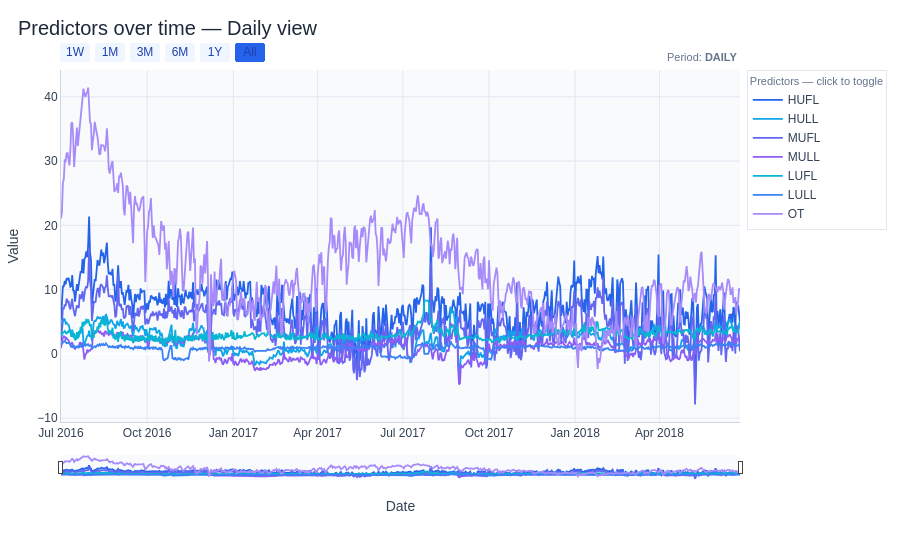

The notebook cell saved with this chart:
### Markdown cell above
This chart overlays all predictor time series — including OT — at daily resolution in a single interactive Plotly figure. Viewing all variables together helps spot correlated signals, compare relative scales, and identify which features co-move with oil temperature — useful context when designing model inputs.

### Code cell
plots.plot_time_series_predictors(
    df,
    predictors=features+[y], # We observe the dependent variable too
    date_col="date",
    period="daily",
)

### Figure 1 — Plotly figure (JSON) as saved in the notebook; plotly's stock layout.template omitted (floating-point values rounded to 4 significant figures; data arrays with more than 128 entries replaced by an {"elided": "..."} marker saying what was removed)
{"data": [{"hovertemplate": "<b>HUFL</b><br>%{x|%Y-%m-%d %H:%M}<br>%{y:.4g}<extra></extra>", "line": {"color": "#2563EB", "width": 1.8}, "mode": "lines", "name": "HUFL", "type": "scatter", "visible": true, "x": {"elided": "726 str values"}, "y": {"elided": "726 float values"}}, {"hovertemplate": "<b>HULL</b><br>%{x|%Y-%m-%d %H:%M}<br>%{y:.4g}<extra></extra>", "line": {"color": "#0EA5E9", "width": 1.8}, "mode": "lines", "name": "HULL", "type": "scatter", "visible": true, "x": {"elided": "726 str values"}, "y": {"elided": "726 float values"}}, {"hovertemplate": "<b>MUFL</b><br>%{x|%Y-%m-%d %H:%M}<br>%{y:.4g}<extra></extra>", "line": {"color": "#6366F1", "width": 1.8}, "mode": "lines", "name": "MUFL", "type": "scatter", "visible": true, "x": {"elided": "726 str values"}, "y": {"elided": "726 float values"}}, {"hovertemplate": "<b>MULL</b><br>%{x|%Y-%m-%d %H:%M}<br>%{y:.4g}<extra></extra>", "line": {"color": "#8B5CF6", "width": 1.8}, "mode": "lines", "name": "MULL", "type": "scatter", "visible": true, "x": {"elided": "726 str values"}, "y": {"elided": "726 float values"}}, {"hovertemplate": "<b>LUFL</b><br>%{x|%Y-%m-%d %H:%M}<br>%{y:.4g}<extra></extra>", "line": {"color": "#06B6D4", "width": 1.8}, "mode": "lines", "name": "LUFL", "type": "scatter", "visible": true, "x": {"elided": "726 str values"}, "y": {"elided": "726 float values"}}, {"hovertemplate": "<b>LULL</b><br>%{x|%Y-%m-%d %H:%M}<br>%{y:.4g}<extra></extra>", "line": {"color": "#3B82F6", "width": 1.8}, "mode": "lines", "name": "LULL", "type": "scatter", "visible": true, "x": {"elided": "726 str values"}, "y": {"elided": "726 float values"}}, {"hovertemplate": "<b>OT</b><br>%{x|%Y-%m-%d %H:%M}<br>%{y:.4g}<extra></extra>", "line": {"color": "#A78BFA", "width": 1.8}, "mode": "lines", "name": "OT", "type": "scatter", "visible": true, "x": {"elided": "726 str values"}, "y": {"elided": "726 float values"}}], "layout": {"annotations": [{"font": {"color": "#64748B", "size": 11}, "showarrow": false, "text": "Period: <b>DAILY</b>", "x": 1, "xref": "paper", "y": 1.06, "yref": "paper"}], "dragmode": "zoom", "font": {"color": "#334155", "family": "'IBM Plex Sans', Arial, sans-serif"}, "hovermode": "x unified", "legend": {"bgcolor": "rgba(255,255,255,0.9)", "bordercolor": "#E2E8F0", "borderwidth": 1, "font": {"size": 12}, "itemclick": "toggle", "itemdoubleclick": "toggleothers", "orientation": "v", "title": {"font": {"color": "#64748B", "size": 11}, "text": "Predictors — click to toggle"}, "x": 1.01, "xanchor": "left", "y": 1, "yanchor": "top"}, "margin": {"b": 80, "l": 60, "r": 160, "t": 70}, "paper_bgcolor": "#FFFFFF", "plot_bgcolor": "#F8FAFC", "title": {"font": {"color": "#1E293B", "size": 20}, "text": "Predictors over time — Daily view", "x": 0.02}, "xaxis": {"gridcolor": "#E2E8F0", "linecolor": "#CBD5E1", "rangeselector": {"activecolor": "#2563EB", "bgcolor": "#EFF6FF", "buttons": [{"count": 7, "label": "1W", "step": "day", "stepmode": "backward"}, {"count": 1, "label": "1M", "step": "month", "stepmode": "backward"}, {"count": 3, "label": "3M", "step": "month", "stepmode": "backward"}, {"count": 6, "label": "6M", "step": "month", "stepmode": "backward"}, {"count": 1, "label": "1Y", "step": "year", "stepmode": "backward"}, {"label": "All", "step": "all"}], "font": {"color": "#1E40AF"}}, "rangeslider": {"thickness": 0.06, "visible": true}, "showgrid": true, "showspikes": true, "spikecolor": "#94A3B8", "spikethickness": 1, "title": {"text": "Date"}, "type": "date"}, "yaxis": {"gridcolor": "#E2E8F0", "linecolor": "#CBD5E1", "showgrid": true, "showspikes": true, "spikecolor": "#94A3B8", "spikethickness": 1, "title": {"text": "Value"}}}}
